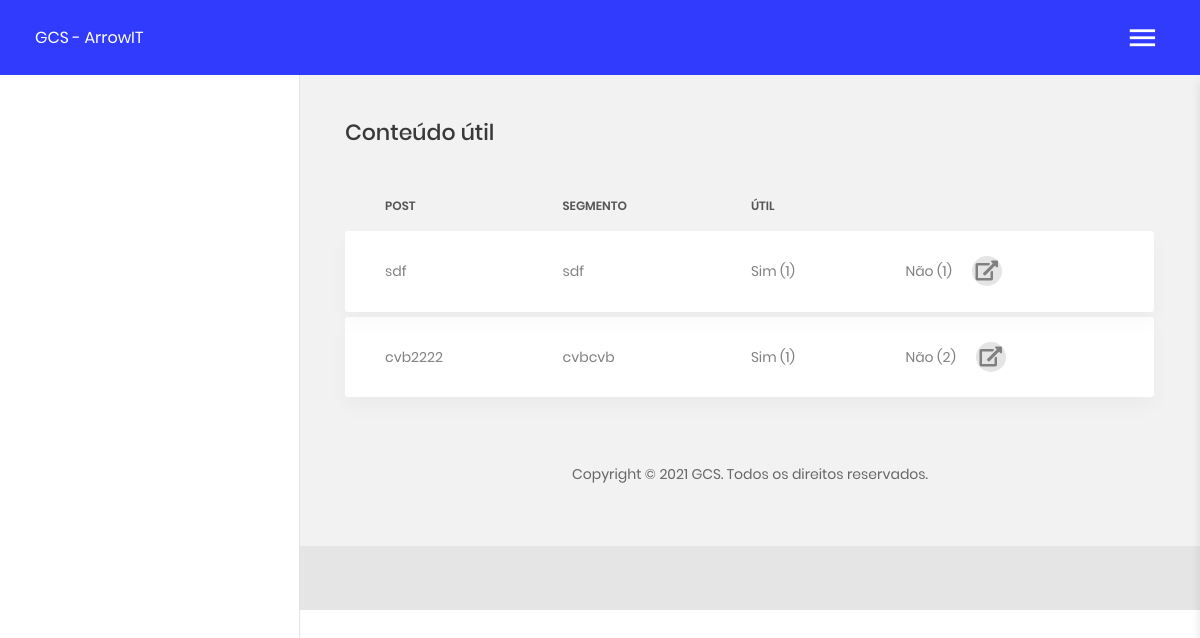
The app's page /gcs/ait_blog_conteudo_util.php, older data.
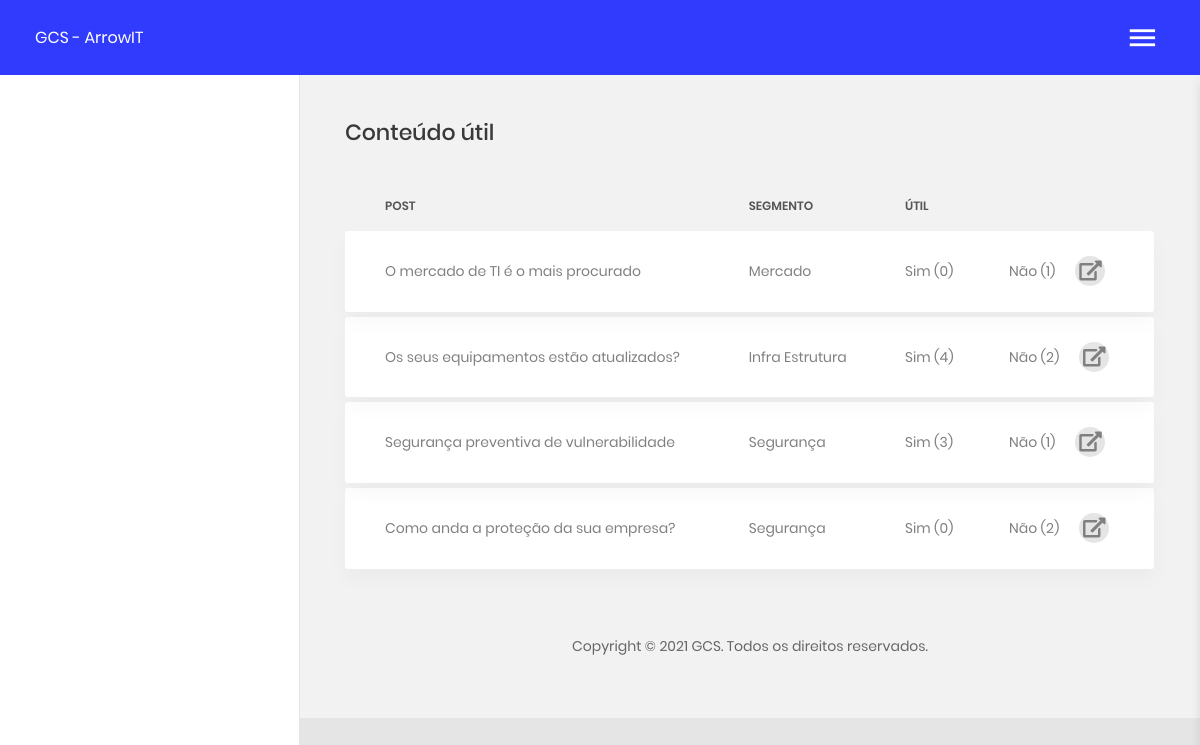
The same page, newer data.
### tables this page shows
CREATE TABLE `ait_blog_post` (
  `id_post` int(11) NOT NULL,
  `titulo` varchar(200) DEFAULT NULL,
  `segmento` varchar(200) DEFAULT NULL,
  `id_categoria` tinyint(4) DEFAULT NULL,
  `conteudo` longtext DEFAULT NULL,
  `imagem` varchar(200) DEFAULT NULL,
  `destaque` tinyint(2) DEFAULT NULL,
  `linkvideo` varchar(200) DEFAULT NULL,
  `video` varchar(200) DEFAULT NULL,
  `id_autor` int(11) DEFAULT NULL,
  `conteudo_util` int(11) DEFAULT NULL,
  `ip_cadastro` varchar(50) DEFAULT NULL,
  `data_cadastro` datetime DEFAULT NULL,
  `quem_cadastrou` int(11) DEFAULT NULL
);

### gcs/ait_blog_conteudo_util.php (the view, shortened to what this page needs)
<?php
  include('header.php');
?>
<section class="m-b-40 m-t-45">
  <div class="section__content section__content--p30">
    <div class="container-fluid">
      <div class="row">
        <div class="col-md-12">
          <h3 class="title-5 m-b-35">Conteúdo útil</h3>
          <div class="table-responsive table-responsive-data2">
            <table class="table table-data2">
              <thead>
                <tr>
                  <th>Post</th>
                  <th>Segmento</th>
                  <th>Útil</th>
                  <th></th>
                </tr>
              </thead>
              <tbody>
                <?
                  $sql = "SELECT id_post, titulo, segmento
                  FROM ait_blog_post
                  WHERE id_post IN (SELECT id_post FROM ait_conteudo_util)
                  ORDER BY id_post DESC";
                  $rs = mysqli_query($con, $sql);
                  while($row = mysqli_fetch_array($rs)){
                    $id_post = $row["id_post"];
                    $titulo = $row["titulo"];
                    $segmento = $row["segmento"];
                    $sqlutil = "SELECT 1
                    FROM ait_conteudo_util
                    WHERE id_post = $id_post AND tipo = 1";
                    $rsutil = mysqli_query($con, $sqlutil);
                    $countsim = mysqli_num_rows($rsutil);
                    $sqlutil = "SELECT 1
                    FROM ait_conteudo_util
                    WHERE id_post = $id_post AND tipo = 2";
                    $rsutil = mysqli_query($con, $sqlutil);
                    $countnao = mysqli_num_rows($rsutil);
                ?>
                  <tr class="tr-shadow">
                    <td><?=$titulo?></td>
                    <td><?=$segmento?></td>
                    <td>Sim (<?=$countsim?>)</td>
                    <td>
                      <div class="table-data-feature" style="-webkit-box-pack: start;-webkit-justify-content: start;-moz-box-pack: start;-ms-flex-pack: start;justify-content: start;">
                      <span style="padding: 4px 20px 4px 0;">Não (<?=$countnao?>)</span>
                      <span class="item" data-toggle="tooltip" data-placement="top" title="Ver comentários">
                          <button data-toggle="modal" data-target="#mediumModalUtil<?=$id_post?>">
                            <i class="fas fa-external-link-alt"></i>
                          </button>
                        </span>
                      </div>
                    </td>
                  </tr>
                  <tr class="spacer"></tr>
                <?}?>
              </tbody>
            </table>
          </div>
        </div>
      </div>
    </div>
  </div>
</section>
<?php include('footer.php'); ?>

Row changes from the older to the newer data that the page shows:
removed ait_blog_post: titulo "sdf", segmento "sdf", countsim "1", countnao "1"
removed ait_blog_post: titulo "cvb2222", segmento "cvbcvb", countsim "1", countnao "2"
now on this page (row edited): ait_blog_post: titulo "O mercado de TI é o mais procurado", segmento "Mercado", countsim "0", countnao "1"
now on this page (row edited): ait_blog_post: titulo "Os seus equipamentos estão atualizados?", segmento "Infra Estrutura", countsim "4", countnao "2"
added ait_blog_post: titulo "Segurança preventiva de vulnerabilidade", segmento "Segurança", countsim "3", countnao "1"
added ait_blog_post: titulo "Como anda a proteção da sua empresa?", segmento "Segurança", countsim "0", countnao "2"
